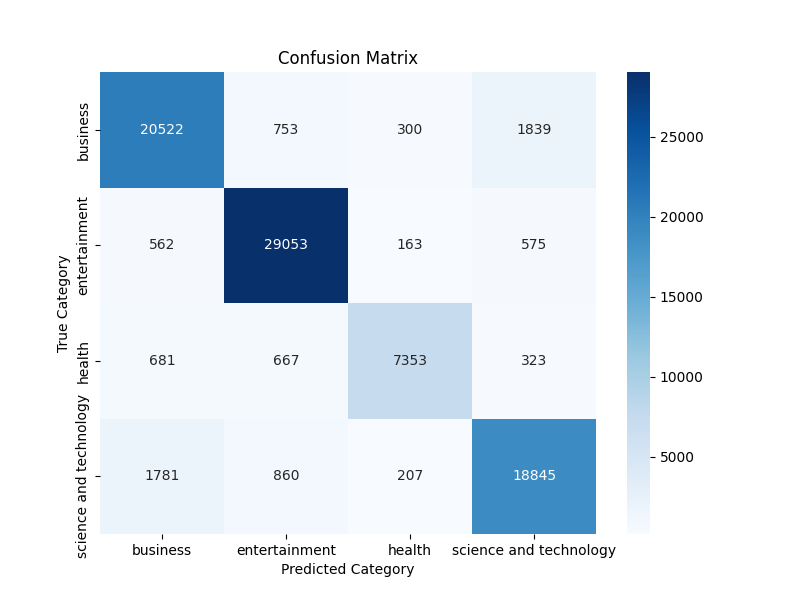
#> input picture plots/NaiveBayes/confusion_matrix.png, 800 x 600 px
$ python main.py
#> lines starting #> are read from the running program, lines starting #| are printed output that depends on the picture
import joblib
import pandas as pd
import json
import matplotlib.pyplot as plt
import matplotlib.image as mpimg
import seaborn as sns
from sklearn.metrics import roc_curve
# ==================== Tải mô hình Naive Bayes ====================
# Tải mô hình Naive Bayes và vectorizer
try:
    nb_model = joblib.load("models/NaiveBayes/naive_bayes_model.joblib")
    nb_vectorizer = joblib.load("models/NaiveBayes/nvb_vectorizer.joblib")
    print("Naive Bayes model and vectorizer loaded successfully.")
except FileNotFoundError as e:
    print(f"Error loading Naive Bayes model/vectorizer: {e}")

# Tải các chỉ số mô hình Naive Bayes
try:
    metrics_df = pd.read_csv("models/NaiveBayes/nvb_metrics.csv")
    print("Naive Bayes Model Metrics:\n", metrics_df)
except FileNotFoundError:
    print("Naive Bayes metrics file not found.")

# Tải báo cáo phân loại của Naive Bayes
try:
    with open("models/NaiveBayes/nvb_classi_report.json", "r") as f:
        nb_report = json.load(f)
    nb_report_df = pd.DataFrame(nb_report).transpose()
    print("Naive Bayes Classification Report:\n", nb_report_df)
except FileNotFoundError:
    print("Naive Bayes classification report file not found.")


# Hiển thị ma trận nhầm lẫn Naive Bayes và các biểu đồ khác
def display_image(file_path, title):
#> called with file_path = 'plots/NaiveBayes/confusion_matrix.png', title = 'Naive Bayes Confusion Matrix'
    try:
        img = mpimg.imread(file_path)
#> img is the input picture: shape (600, 800, 4) float32; mean R, G, B, A 0.879, 0.915, 0.949, 1
        plt.imshow(img)
        plt.axis("off")
        plt.title(title)
        plt.show()
    except FileNotFoundError:
        print(f"{title} image not found at {file_path}.")


display_image("plots/NaiveBayes/confusion_matrix.png", "Naive Bayes Confusion Matrix")
display_image(
    "plots/NaiveBayes/category_distribution.png", "Naive Bayes Category Distribution"
)
#> call 2 of display_image, with title = 'Naive Bayes Category Distribution'
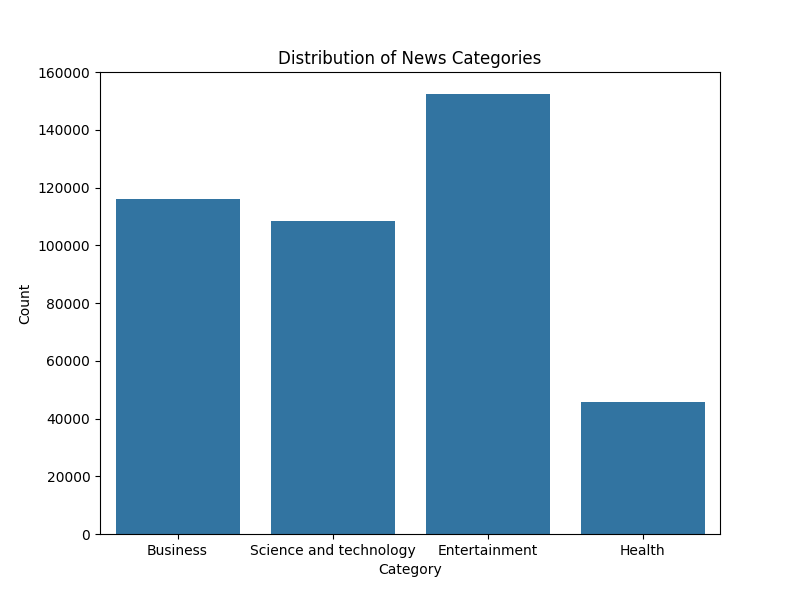
#> input picture plots/NaiveBayes/category_distribution.png, 800 x 600 px
#> in display_image, img is the input picture: shape (600, 800, 4) float32; mean R, G, B, A 0.734, 0.817, 0.869, 1
display_image(
    "plots/NaiveBayes/metrics_comparison.png", "Naive Bayes Performance Metrics"
)
#> call 3 of display_image, with file_path = 'plots/NaiveBayes/metrics_comparison.png', title = 'Naive Bayes Performance Metrics'
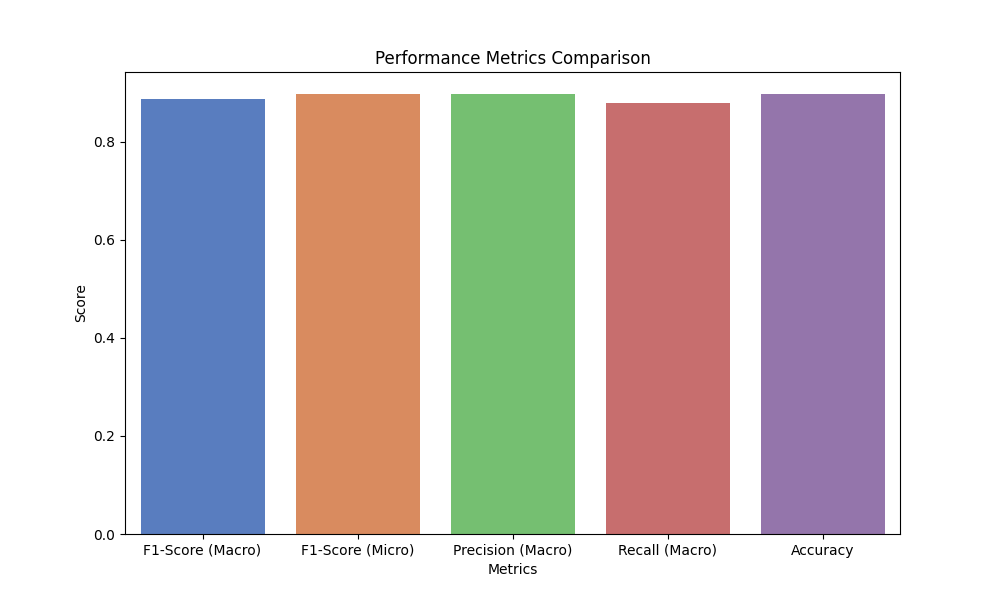
#> input picture plots/NaiveBayes/metrics_comparison.png, 1000 x 600 px
#> in display_image, img is the input picture: shape (600, 1000, 4) float32; mean R, G, B, A 0.811, 0.781, 0.779, 1

# ==================== Tải mô hình SVM ====================
# Tải mô hình SVM và vectorizer
try:
    svm_model = joblib.load("models/SVM/svm_model.joblib")
    svm_vectorizer = joblib.load("models/SVM/tfidf_title.joblib")
    print("SVM model and vectorizer loaded successfully.")
except FileNotFoundError as e:
    print(f"Error loading SVM model/vectorizer: {e}")

# Ví dụ: sử dụng mô hình SVM đã tải để dự đoán
sample_texts = ["This is a test news title", "New advancements in AI technology"]
try:
    sample_features = svm_vectorizer.transform(sample_texts)
    sample_predictions = svm_model.predict(sample_features)
    print("Sample texts:", sample_texts)
    print("Predicted categories (SVM):", sample_predictions)
except Exception as e:
    print(f"Error during SVM prediction: {e}")

# Tải các chỉ số mô hình SVM
try:
    metrics_svm = pd.read_csv("models/SVM/metrics.csv")
    print("SVM Model Metrics:\n", metrics_svm)
except FileNotFoundError:
    print("Naive Bayes metrics file not found.")

# Tải báo cáo phân loại của SVM
try:
    with open("models/SVM/classification_report.json", "r") as f:
        svm_report = json.load(f)
    svm_report_df = pd.DataFrame(svm_report).transpose()
    print("SVM Classification Report:\n", svm_report_df)
except (FileNotFoundError, json.JSONDecodeError) as e:
    print(f"Error loading SVM classification report: {e}")

# Hiển thị ma trận nhầm lẫn của SVM và các biểu đồ khác
display_image("plots/SVM/confusion_Matrix.png", "SVM Confusion Matrix")
#> call 4 of display_image, with file_path = 'plots/SVM/confusion_Matrix.png', title = 'SVM Confusion Matrix'
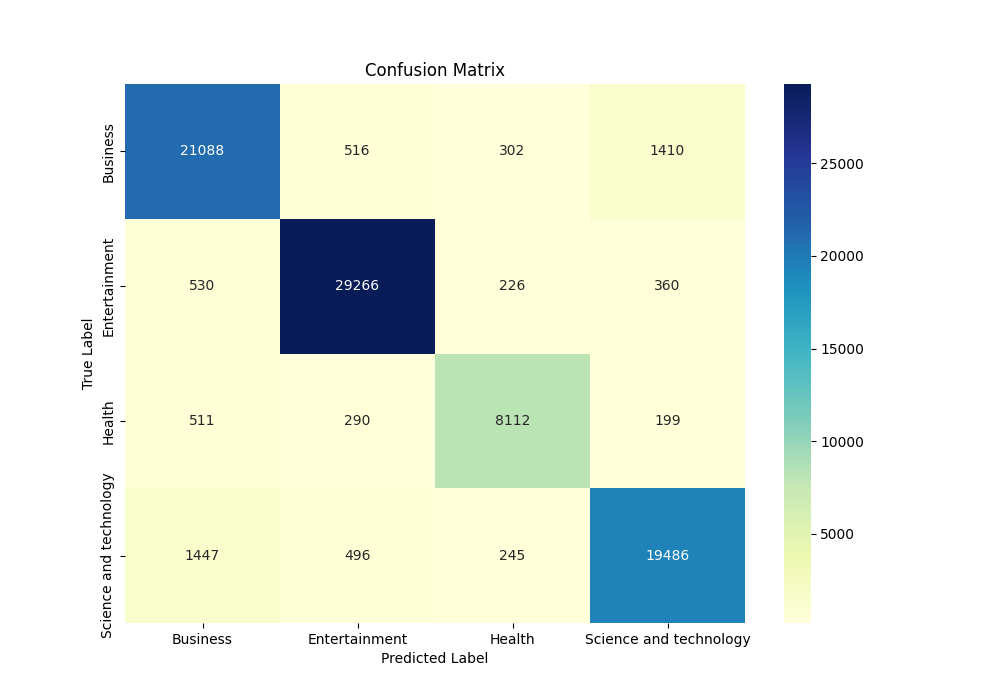
#> input picture plots/SVM/confusion_matrix.png, 1000 x 700 px, found by its file name
#> in display_image, img is the input picture: shape (700, 1000, 4) float32; mean R, G, B, A 0.89, 0.924, 0.883, 1
display_image("plots/SVM/metrics_comparison.png", "SVM Performance Metrics")
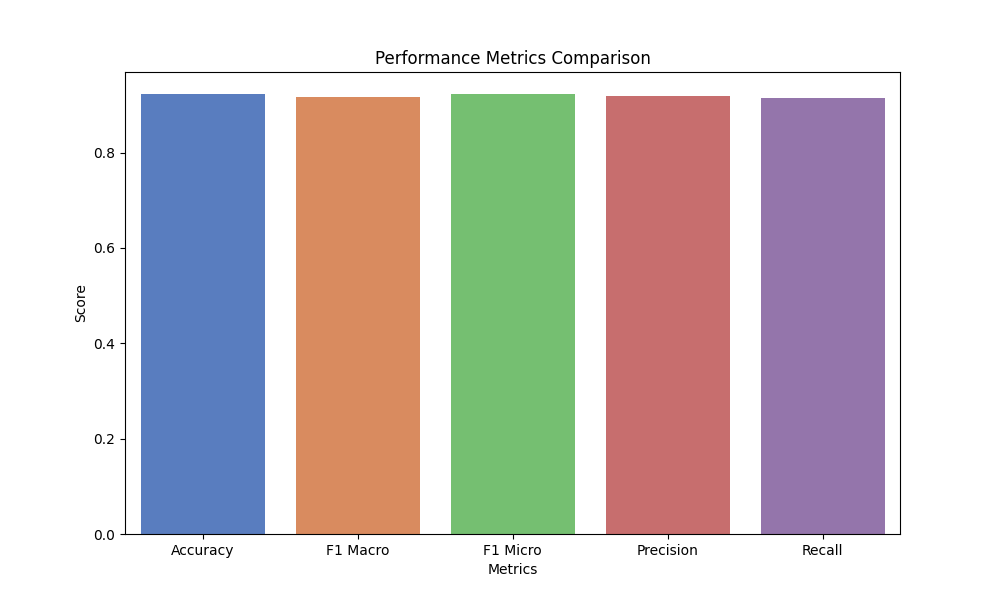
#> input picture plots/SVM/metrics_comparison.png, 1000 x 600 px
#> in display_image, img is the input picture: shape (600, 1000, 4) float32; mean R, G, B, A 0.812, 0.781, 0.78, 1

# So sánh hiệu suất của Naive Bayes và SVM
comparison_data = {
    "Metrics": [
        "Accuracy",
        "F1-Score (Macro)",
        "F1-Score (Micro)",
        "Precision (Macro)",
        "Recall (Macro)",
        "Training Time (seconds)",
    ],
    "Naive Bayes": [
#> (the run stopped early here; a loop or call above may not have finished)
